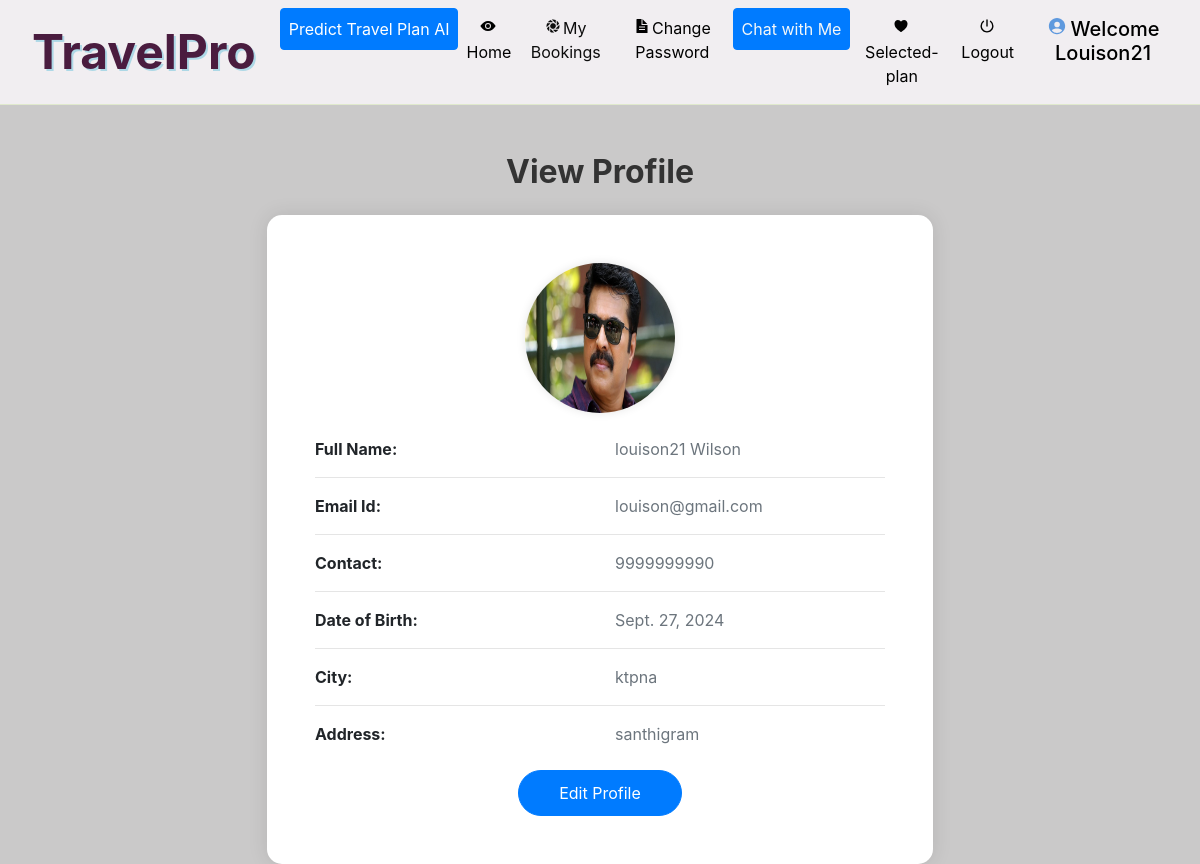
The page /profile (signed in) on the database its author committed.
### grocery/models.py (models this page shows, shortened)
class Profile(models.Model):
    user = models.ForeignKey(User, on_delete=models.CASCADE, null=True)
    dob = models.DateField(null=True)
    city = models.CharField(max_length=30, null=True)
    address = models.CharField(max_length=50, null=True)
    contact = models.CharField(max_length=10, null=True)
    image = models.FileField(null=True)

### grocery/views.py (the view)
# urls.py: path('profile', profile, name='profile'),
def profile(request):
    if not request.user.is_authenticated:
        return redirect('login')
    user = User.objects.get(id=request.user.id)
    pro = Profile.objects.get(user=user)
    try:
        cart_items = Cart.objects.filter(profile=pro)
        total = sum(item.product.price for item in cart_items)
        num1 = cart_items.count()
    except Cart.DoesNotExist:
        total = 0
        num1 = 0
    d = {'pro': pro, 'user': user, 'num1': num1, 'total': total}
    return render(request, 'profile.html', d)

### grocery/templates/profile.html
{% extends 'navigation.html' %}
{% load static %}
{% block body %}
<div class="container mt-5">
    <h2 class="text-center mb-4" style="font-weight: bold; color: #333;">View Profile</h2>
    <div class="card mx-auto" style="max-width: 60%; border: none; box-shadow: 0px 0px 20px rgba(0, 0, 0, 0.1); border-radius: 15px;">
        <div class="card-body p-5">
            <div class="text-center mb-4">
                <img src="{{ pro.image.url }}" alt="Profile Image" style="width: 150px; height: 150px; border-radius: 50%; box-shadow: 0px 0px 10px rgba(0, 0, 0, 0.1);">
            </div>
            <div class="row mb-3">
                <div class="col-md-6">
                    <strong>Full Name:</strong>
                </div>
                <div class="col-md-6 text-secondary">
                    {{ pro.user.first_name }} {{ pro.user.last_name }}
                </div>
            </div>
            <hr>
            <div class="row mb-3">
                <div class="col-md-6">
                    <strong>Email Id:</strong>
                </div>
                <div class="col-md-6 text-secondary">
                    {{ pro.user.email }}
                </div>
            </div>
            <hr>
            <div class="row mb-3">
                <div class="col-md-6">
                    <strong>Contact:</strong>
                </div>
                <div class="col-md-6 text-secondary">
                    {{ pro.contact }}
                </div>
            </div>
            <hr>
            <div class="row mb-3">
                <div class="col-md-6">
                    <strong>Date of Birth:</strong>
                </div>
                <div class="col-md-6 text-secondary">
                    {{ pro.dob }}
                </div>
            </div>
            <hr>
            <div class="row mb-3">
                <div class="col-md-6">
                    <strong>City:</strong>
                </div>
                <div class="col-md-6 text-secondary">
                    {{ pro.city }}
                </div>
            </div>
            <hr>
            <div class="row mb-3">
                <div class="col-md-6">
                    <strong>Address:</strong>
                </div>
                <div class="col-md-6 text-secondary">
                    {{ pro.address }}
                </div>
            </div>
            <div class="text-center mt-4">
                <a href="{% url 'edit_profile' %}">
                    <button class="btn btn-primary btn-lg" style="padding: 10px 40px; border-radius: 25px; font-size: 16px;">Edit Profile</button>
                </a>
            </div>
        </div>
    </div>
</div>
{% endblock %}

### grocery/templates/navigation.html (shortened to what this page needs)
<!DOCTYPE html>
<html lang="en">
<head>
    {% load static %}
    <link rel="stylesheet" href="https://maxcdn.bootstrapcdn.com/bootstrap/4.0.0/css/bootstrap.min.css">
    <link rel="stylesheet" href="//cdn.datatables.net/1.10.19/css/jquery.dataTables.min.css">
    <link rel="stylesheet" href="https://cdnjs.cloudflare.com/ajax/libs/font-awesome/4.7.0/css/font-awesome.min.css">
</head>
<body style="background-color:rgb(202, 201, 201)">
<nav class="navbar navbar-expand-sm" style="background-color : #f1eef1 ; border-bottom:1px solid #e0e9cd">
    <a class="navbar-brand pl-3" href="#" style="color: rgb(74, 28, 63); font-weight: bold; font-size: 3rem; text-shadow: 2px 2px lightblue;">TravelPro</a>
    <div class="collapse navbar-collapse" id="collapsibleNavbar">
        <ul class="navbar-nav pl-2 text-center">
            {% if request.user.username %}
                {% if not request.user.is_staff %}
                <li class="nav-item">
                    <a class="nav-link btn btn-primary" href="https://intelligenttravelplanningsystem.streamlit.app/" style="color: rgb(255, 255, 255);" target="_blank">
                       </ion-icon> Predict Travel Plan AI
                    </a>
                </li>
                <li class="nav-item">
                    <a class="nav-link" href="{% url 'view_product' 0 %}" style="color:rgb(0, 0, 0)"><ion-icon style="margin-right:2px" name="eye"></ion-icon>Home</a>
                </li>
                <li class="nav-item">
                    <a class="nav-link" href="{% url 'view_booking' %}" style="color:rgb(13, 13, 13)"><ion-icon style="margin-right:2px" name="aperture"></ion-icon>My Bookings</a>
                </li>
                <li class="nav-item">
                    <a class="nav-link" href="{% url 'change_password' %}" style="color:rgb(1, 1, 1)"><ion-icon style="margin-right:2px" name="document-text-sharp"></ion-icon>Change Password</a>
                </li>
                {% endif %}
                {% if not request.user.is_staff %}
                    <li class="nav-item">
                        <a class="nav-link btn btn-primary" href="{% url 'chatbot' %}" style="color:rgb(244, 247, 248)">
                            </ion-icon>Chat with Me
                        </a>
                    </li>
                        <a class="nav-link" href="{% url 'cart' %}" style="color:rgb(1, 1, 1)">
                            <ion-icon style="margin-right:2px" name="heart"></ion-icon>Selected-plan
                        </a>
                {% endif %}
                <li class="nav-item">
                    <a class="nav-link" href="{% url 'logout' %}" style="color:rgb(0, 0, 0)"><ion-icon style="margin-right:1px" name="power-sharp"></ion-icon>Logout</a>
                </li>
                {% if not request.user.is_staff %}
                <li class="nav-item">
                    <a href="{% url 'profile' %}"><h5 class="nav-link" style="color:#000000 ; text-transform : capitalize"><ion-icon style="margin-right:4px;color:#5e99de" name="person-circle-sharp"></ion-icon>Welcome {{request.user.username}}</h5>
                    </a>
                </li>
                {% endif %}
            {% endif %}
        </ul>
    </div>
</nav>
{% block body %}
{% endblock %}
</body>
</html>

### grocery/templates/navigation.html (style rules this page uses)
* { box-sizing: border-box; }
.navbar-brand { text-shadow: 1px 1px lightblue; }

### rows shown on the page
Profile: image (picture), user.first_name "louison21", user.last_name "Wilson", user.email "louison@gmail.com", contact "9999999990", dob "Sept. 27, 2024", city "ktpna", address "santhigram"

### other values the page prints
{{ request.user.username }} "Louison21"
